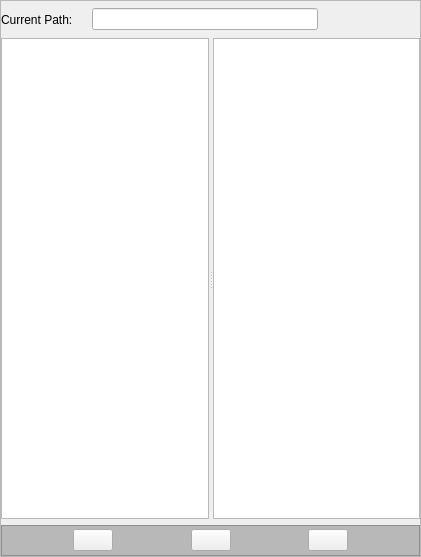
<?xml version="1.0" encoding="UTF-8"?>
<ui version="4.0">
 <class>FileDialogWidget</class>
 <widget class="QFrame" name="FileDialogWidget">
  <property name="geometry">
   <rect>
    <x>0</x>
    <y>0</y>
    <width>421</width>
    <height>557</height>
   </rect>
  </property>
  <property name="windowTitle">
   <string/>
  </property>
  <property name="frameShape">
   <enum>QFrame::StyledPanel</enum>
  </property>
  <property name="frameShadow">
   <enum>QFrame::Raised</enum>
  </property>
  <layout class="QVBoxLayout" name="verticalLayout" stretch="1,1,0">
   <property name="leftMargin">
    <number>0</number>
   </property>
   <property name="topMargin">
    <number>6</number>
   </property>
   <property name="rightMargin">
    <number>0</number>
   </property>
   <property name="bottomMargin">
    <number>0</number>
   </property>
   <item>
    <layout class="QHBoxLayout" name="horizontalLayout" stretch="0,0,0,0">
     <item>
      <widget class="QLabel" name="label">
       <property name="text">
        <string>Current Path:</string>
       </property>
      </widget>
     </item>
     <item>
      <widget class="QLabel" name="rootPath_label">
       <property name="text">
        <string/>
       </property>
      </widget>
     </item>
     <item>
      <widget class="QLineEdit" name="pathLineEdit">
       <property name="focusPolicy">
        <enum>Qt::StrongFocus</enum>
       </property>
       <property name="clearButtonEnabled">
        <bool>false</bool>
       </property>
      </widget>
     </item>
     <item>
      <layout class="QHBoxLayout" name="horizontalLayout_3">
       <property name="spacing">
        <number>0</number>
       </property>
       <property name="sizeConstraint">
        <enum>QLayout::SetMinimumSize</enum>
       </property>
       <item>
        <widget class="QPushButton" name="upDir_pushButton">
         <property name="minimumSize">
          <size>
           <width>0</width>
           <height>25</height>
          </size>
         </property>
         <property name="toolTip">
          <string>Up</string>
         </property>
         <property name="styleSheet">
          <string notr="true">QPushButton { 
	background:transparent;  
    image: url(:/FileDialog_Icons/arrowUp);
	border:none;
	padding:0;
}
QPushButton:hover:pressed{
    image: url(:/FileDialog_Icons/arrowUp_pressed);
}
QPushButton:hover{
    image: url(:/FileDialog_Icons/arrowUp_hover);
}
</string>
         </property>
         <property name="text">
          <string/>
         </property>
         <property name="iconSize">
          <size>
           <width>16</width>
           <height>16</height>
          </size>
         </property>
         <property name="flat">
          <bool>false</bool>
         </property>
        </widget>
       </item>
       <item>
        <widget class="QPushButton" name="updatePath_pushButton">
         <property name="minimumSize">
          <size>
           <width>0</width>
           <height>25</height>
          </size>
         </property>
         <property name="toolTip">
          <string>Update</string>
         </property>
         <property name="styleSheet">
          <string notr="true">QPushButton { 
	background:transparent;  
    image: url(:/FileDialog_Icons/update);
border:none;
	padding:0;

}
QPushButton:hover:pressed{
    image: url(:/FileDialog_Icons/update_pressed);
}
QPushButton:hover{
    image: url(:/FileDialog_Icons/update_hover);
}
</string>
         </property>
         <property name="text">
          <string/>
         </property>
         <property name="flat">
          <bool>false</bool>
         </property>
        </widget>
       </item>
       <item>
        <widget class="QPushButton" name="view_pushButton">
         <property name="minimumSize">
          <size>
           <width>0</width>
           <height>25</height>
          </size>
         </property>
         <property name="toolTip">
          <string>View</string>
         </property>
         <property name="styleSheet">
          <string notr="true">QPushButton { 
	background:transparent;  
    image: url(:/FileDialog_Icons/view);
border:none;
	padding:0;

}
QPushButton:hover:pressed{
    image: url(:/FileDialog_Icons/view_pressed);
}
QPushButton:hover{
    image: url(:/FileDialog_Icons/view_hover);
}
</string>
         </property>
         <property name="text">
          <string/>
         </property>
         <property name="flat">
          <bool>false</bool>
         </property>
        </widget>
       </item>
      </layout>
     </item>
    </layout>
   </item>
   <item>
    <widget class="QSplitter" name="splitter">
     <property name="orientation">
      <enum>Qt::Horizontal</enum>
     </property>
     <property name="opaqueResize">
      <bool>true</bool>
     </property>
     <property name="childrenCollapsible">
      <bool>false</bool>
     </property>
     <widget class="DirDialogTree" name="dirTreeView">
      <property name="styleSheet">
       <string notr="true"/>
      </property>
      <property name="alternatingRowColors">
       <bool>false</bool>
      </property>
      <property name="animated">
       <bool>false</bool>
      </property>
      <attribute name="headerShowSortIndicator" stdset="0">
       <bool>false</bool>
      </attribute>
     </widget>
     <widget class="FileDialogTree" name="fileTreeView">
      <property name="alternatingRowColors">
       <bool>false</bool>
      </property>
      <attribute name="headerShowSortIndicator" stdset="0">
       <bool>true</bool>
      </attribute>
     </widget>
    </widget>
   </item>
   <item>
    <widget class="QFrame" name="buttonsFrame">
     <property name="styleSheet">
      <string notr="true">QFrame{
	background-color: palette(mid);
}
</string>
     </property>
     <property name="frameShape">
      <enum>QFrame::StyledPanel</enum>
     </property>
     <property name="frameShadow">
      <enum>QFrame::Raised</enum>
     </property>
     <layout class="QHBoxLayout" name="horizontalLayout_2">
      <property name="spacing">
       <number>6</number>
      </property>
      <property name="sizeConstraint">
       <enum>QLayout::SetMinimumSize</enum>
      </property>
      <property name="leftMargin">
       <number>0</number>
      </property>
      <property name="topMargin">
       <number>3</number>
      </property>
      <property name="rightMargin">
       <number>0</number>
      </property>
      <property name="bottomMargin">
       <number>4</number>
      </property>
      <item>
       <spacer name="horizontalSpacer">
        <property name="orientation">
         <enum>Qt::Horizontal</enum>
        </property>
        <property name="sizeHint" stdset="0">
         <size>
          <width>40</width>
          <height>20</height>
         </size>
        </property>
       </spacer>
      </item>
      <item>
       <widget class="QPushButton" name="add_pushButton">
        <property name="toolTip">
         <string>Add</string>
        </property>
        <property name="styleSheet">
         <string notr="true">QPushButton { 
    image: url(:/FileDialog_Icons/add);
}
QPushButton:hover:pressed{
    image: url(:/FileDialog_Icons/add_pressed);
}
QPushButton:hover{
    image: url(:/FileDialog_Icons/add_hover);
}</string>
        </property>
        <property name="text">
         <string/>
        </property>
       </widget>
      </item>
      <item>
       <spacer name="horizontalSpacer_3">
        <property name="orientation">
         <enum>Qt::Horizontal</enum>
        </property>
        <property name="sizeHint" stdset="0">
         <size>
          <width>40</width>
          <height>20</height>
         </size>
        </property>
       </spacer>
      </item>
      <item>
       <widget class="QPushButton" name="insert_pushButton">
        <property name="toolTip">
         <string>Insert</string>
        </property>
        <property name="styleSheet">
         <string notr="true">QPushButton { 
    image: url(:/FileDialog_Icons/paste);
}
QPushButton:hover:pressed{
    image: url(:/FileDialog_Icons/paste_pressed);
}
QPushButton:hover{
    image: url(:/FileDialog_Icons/paste_hover);
}
</string>
        </property>
        <property name="text">
         <string/>
        </property>
       </widget>
      </item>
      <item>
       <spacer name="horizontalSpacer_4">
        <property name="orientation">
         <enum>Qt::Horizontal</enum>
        </property>
        <property name="sizeHint" stdset="0">
         <size>
          <width>40</width>
          <height>20</height>
         </size>
        </property>
       </spacer>
      </item>
      <item>
       <widget class="QPushButton" name="replace_pushButton">
        <property name="toolTip">
         <string>Replace</string>
        </property>
        <property name="styleSheet">
         <string notr="true">QPushButton { 
    image: url(:/FileDialog_Icons/replace);
}
QPushButton:hover:pressed{
    image: url(:/FileDialog_Icons/replace_pressed);
}
QPushButton:hover{
    image: url(:/FileDialog_Icons/replace_hover);
}
</string>
        </property>
        <property name="text">
         <string/>
        </property>
       </widget>
      </item>
      <item>
       <spacer name="horizontalSpacer_2">
        <property name="orientation">
         <enum>Qt::Horizontal</enum>
        </property>
        <property name="sizeHint" stdset="0">
         <size>
          <width>40</width>
          <height>20</height>
         </size>
        </property>
       </spacer>
      </item>
     </layout>
    </widget>
   </item>
  </layout>
 </widget>
 <customwidgets>
  <customwidget>
   <class>FileDialogTree</class>
   <extends>QTreeView</extends>
   <header>fileDialogTree.h</header>
  </customwidget>
  <customwidget>
   <class>DirDialogTree</class>
   <extends>QTreeView</extends>
   <header>dirDialogTree.h</header>
  </customwidget>
 </customwidgets>
 <resources/>
 <connections/>
</ui>
